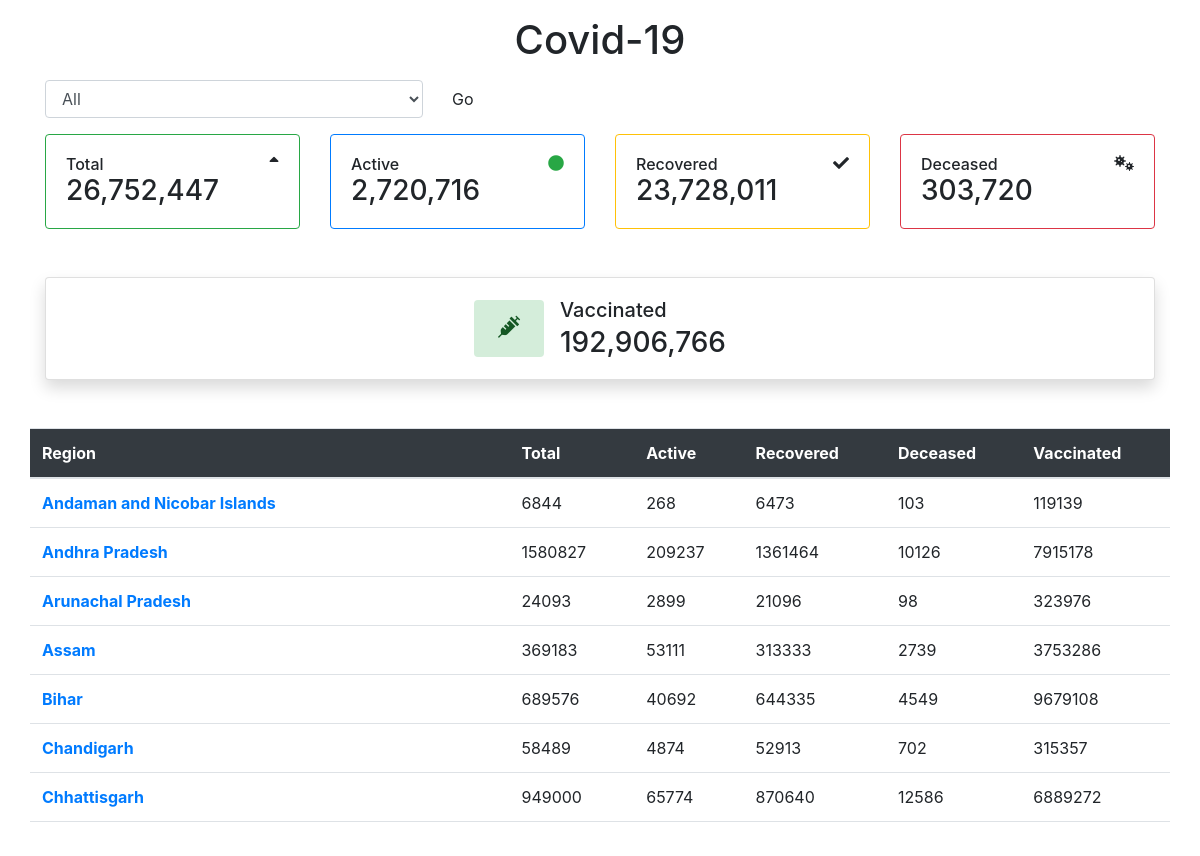
The page / on the database its author committed.
### models.py (models this page shows, shortened)
class Country(db.Model):
    id = db.Column(db.Integer, primary_key=True)
    date_added = db.Column(db.DateTime, nullable=False, default=datetime.now)
    country_name = db.Column(db.String(500), nullable=False)
    total_cases = db.Column(db.Integer)
    active_cases = db.Column(db.Integer)
    recovered_cases = db.Column(db.Integer)
    deceased_cases = db.Column(db.Integer)
    vaccinated_cases = db.Column(db.Integer)
    state = db.relationship('State', backref='states', lazy=True)

class State(db.Model):
    id = db.Column(db.Integer, primary_key=True)
    date_added = db.Column(db.DateTime, nullable=False, default=datetime.now)
    state_name = db.Column(db.String(500), nullable=False)
    total_cases = db.Column(db.Integer)
    active_cases = db.Column(db.Integer)
    recovered_cases = db.Column(db.Integer)
    deceased_cases = db.Column(db.Integer)
    vaccinated_cases = db.Column(db.Integer)
    country_id = db.Column(db.Integer, db.ForeignKey('country.id'), nullable=False)
    district = db.relationship('District', backref='districts', lazy=True)

### routes.py (the view, shortened to what this page needs)
@app.route("/", methods= ['GET', 'POST'])
def home():
    districtsValueOption = {'AN': 'Andaman and Nicobar Islands', 'AP': 'Andhra Pradesh', 'AR': 'Arunachal Pradesh', 'AS': 'Assam', 'BR': 'Bihar', 'CH': 'Chandigarh', 'CT': 'Chhattisgarh', 'DL': 'Delhi', 'DN': 'Dadra and Nagar Haveli and Daman and Diu', 'GA': 'Goa', 'GJ': 'Gujarat', 'HP': 'Himachal Pradesh', 'HR': 'Haryana', 'JH': 'Jharkhand', 'JK': 'Jammu and Kashmir', 'KA': 'Karnataka', 'KL': 'Kerala', 'LA': 'Ladakh', 'LD': 'Lakshadweep', 'MH': 'Maharashtra', 'ML': 'Meghalaya', 'MN': 'Manipur', 'MP': 'Madhya Pradesh', 'MZ': 'Mizoram', 'NL': 'Nagaland', 'OR': 'Odisha', 'PB': 'Punjab', 'PY': 'Puducherry', 'RJ': 'Rajasthan', 'SK': 'Sikkim', 'TG': 'Telangana', 'TN': 'Tamil Nadu', 'TR': 'Tripura', 'UP': 'Uttar Pradesh', 'UT': 'Uttarakhand', 'WB': 'West Bengal'}
    country = Country.query.order_by(Country.id.desc()).first()
    state = State.query.order_by(State.id.desc()).limit(36)
    return render_template("index.html", cardd= country, statedata=state, dropdownval=districtsValueOption.values())

### templates/index.html (shortened to what this page needs)
<!DOCTYPE html>
<html lang="en">
<head>
    <link rel="stylesheet" href="https://cdn.jsdelivr.net/npm/bootstrap@4.6.0/dist/css/bootstrap.min.css">
    <link rel="stylesheet" href="https://cdnjs.cloudflare.com/ajax/libs/font-awesome/5.15.3/css/all.min.css" />
</head>
<body>
    <header class="sticky-top bg-white p-3">
        <h1 class="text-center mb-0">Covid-19</h1>
    </header>
    <div class="container">
        <div class="row">
            <div class="col-md-6">
                <form class="form-inline" method="POST">
                    <div class="dropdown">
                        <div class="form-group">
                            <select class="form-control" id="exampleFormControlSelect1" name="dropdown">
                                <option value="All">All</option>
                                </select>
                            <button type="submit" class="btn btn-default ml-3">Go</button>
                        </div>
                    </div>
                </form>
            </div>
        </div>
        <div class="row">
            <div class="col-md-3">
                <div class="card mt-3 border border-success">
                    <div class="card-body">
                        <h6 class="card-title mb-0">Total<i class="fa fa-sort-up float-right"></i> </h6>
                        <h3 class="card-text mb-0"> {{"{:,}".format(cardd.total_cases)}}</h3>
                    </div>
                </div>
            </div>
            <div class="col-md-3">
                <div class="card mt-3 border border-primary">
                    <div class="card-body">
                        <h6 class="card-title mb-0">Active<i class="fa fa-circle text-success float-right"></i></h6>
                        <h3 class="card-text mb-0">{{"{:,}".format(cardd.active_cases)}}</h3>
                    </div>
                </div>
            </div>
            <div class="col-md-3">
                <div class="card mt-3 border border-warning">
                    <div class="card-body">
                        <h6 class="card-title mb-0">Recovered<i class="fa fa-check float-right"></i></h6>
                        <h3 class="card-text mb-0">{{"{:,}".format(cardd.recovered_cases)}}</h3>
                    </div>
                </div>
            </div>
            <div class="col-md-3">
                <div class="card mt-3 border border-danger">
                    <div class="card-body">
                        <h6 class="card-title mb-0">Deceased<i class="fa fa-viruses float-right"></i></h6>
                        <h3 class="card-text mb-0">{{"{:,}".format(cardd.deceased_cases)}}</h3>
                    </div>
                </div>
            </div>
        </div>
        <div class="row mt-5">
            <div class="col-md-12">
                <div class="card shadow">
                    <div class="card-body ">
                        <div class="d-flex align-items-center justify-content-center">
                            <div class="p-3 px-4 alert-success rounded">
                                <i class="fas fa-syringe" style="font-size: 22px;"></i>
                            </div>
                            <div class="ml-3">
                                <h5 class="mb-1"> Vaccinated</h5>
                                <h3 class="mb-0">{{"{:,}".format(cardd.vaccinated_cases)}}</h3>
                            </div>
                        </div>
                    </div>
                </div>
            </div>
        </div>
        {% if district %}
        <div class="row mt-5" style="overflow-y:scroll; height:400px;">
            <table class="table table-hover">
                <thead class="bg-dark text-white">
                    <tr>
                        <th scope=" col ">District</th>
                        <th scope="col ">Active</th>
                        <th scope="col ">Recovered</th>
                        <th scope="col ">Deceased</th>
                        <th scope="col ">Confirmed</th>
                    </tr>
                </thead>
                <tbody>
                    {% for dis in district | reverse %}
                    <tr>
                        <th scope="row " class="text-primary">{{dis.district_name}}</th>
                        <td>{{ "{:,}".format(dis.active_cases) }}</td>
                        <td>{{"{:,}".format(dis.recovered_cases)}}</td>
                        <td>{{"{:,}".format(dis.deceased_cases)}}</td>
                        <td>{{"{:,}".format(dis.confirmd_cases)}}</td>
                    </tr>
                    {% endfor %}
                </tbody>
            </table>
        </div>
        {% else %}
        <div class="row mt-5" style="overflow-y:scroll; height:400px;">
            <table class="table table-hover">
                <thead class="bg-dark text-white">
                    <tr>
                        <th scope=" col ">Region</th>
                        <th scope="col ">Total</th>
                        <th scope="col ">Active</th>
                        <th scope="col ">Recovered</th>
                        <th scope="col ">Deceased</th>
                        <th scope="col ">Vaccinated</th>
                    </tr>
                </thead>
                <tbody>
                    {% for state in statedata | reverse %}
                    <tr>
                        <th scope="row " class="text-primary ">{{state.state_name}}</th>
                        <td>{{state.total_cases}}</td>
                        <td>{{state.active_cases}}</td>
                        <td>{{state.recovered_cases}}</td>
                        <td>{{state.deceased_cases}}</td>
                        <td>{{state.vaccinated_cases}}</td>
                    </tr>
                    {% endfor %}
                </tbody>
            </table>
        </div>
        {% endif %}
        <br>
        <br>
    </div>
</body>
</html>

### rows shown on the page
Country: total_cases "26,752,447", active_cases "2,720,716", recovered_cases "23,728,011", deceased_cases "303,720", vaccinated_cases "192,906,766"
State: state_name "Andaman and Nicobar Islands", total_cases "6844", active_cases "268", recovered_cases "6473", deceased_cases "103", vaccinated_cases "119139"
State: state_name "Andhra Pradesh", total_cases "1580827", active_cases "209237", recovered_cases "1361464", deceased_cases "10126", vaccinated_cases "7915178"
State: state_name "Arunachal Pradesh", total_cases "24093", active_cases "2899", recovered_cases "21096", deceased_cases "98", vaccinated_cases "323976"
State: state_name "Assam", total_cases "369183", active_cases "53111", recovered_cases "313333", deceased_cases "2739", vaccinated_cases "3753286"
State: state_name "Bihar", total_cases "689576", active_cases "40692", recovered_cases "644335", deceased_cases "4549", vaccinated_cases "9679108"
State: state_name "Chandigarh", total_cases "58489", active_cases "4874", recovered_cases "52913", deceased_cases "702", vaccinated_cases "315357"
State: state_name "Chhattisgarh", total_cases "949000", active_cases "65774", recovered_cases "870640", deceased_cases "12586", vaccinated_cases "6889272"
